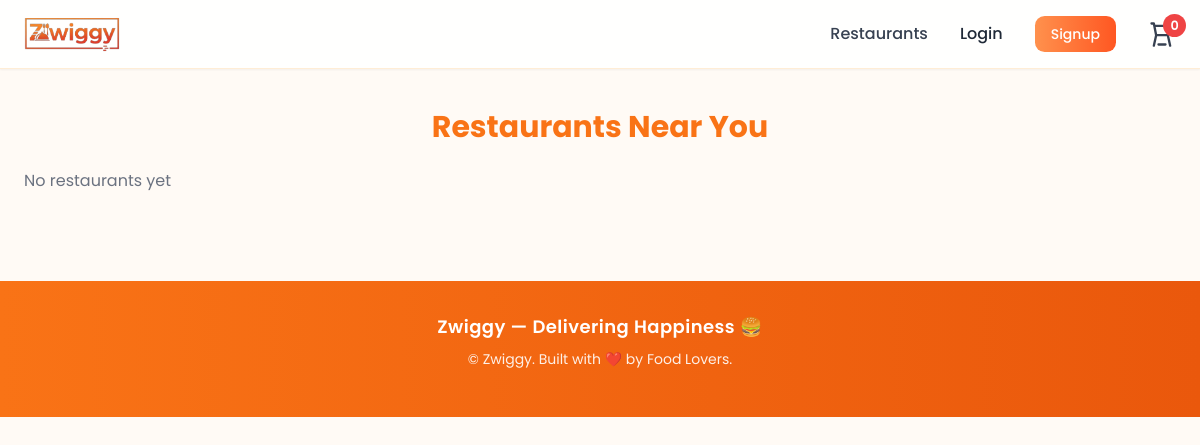
The app's page /restaurants/, older data.
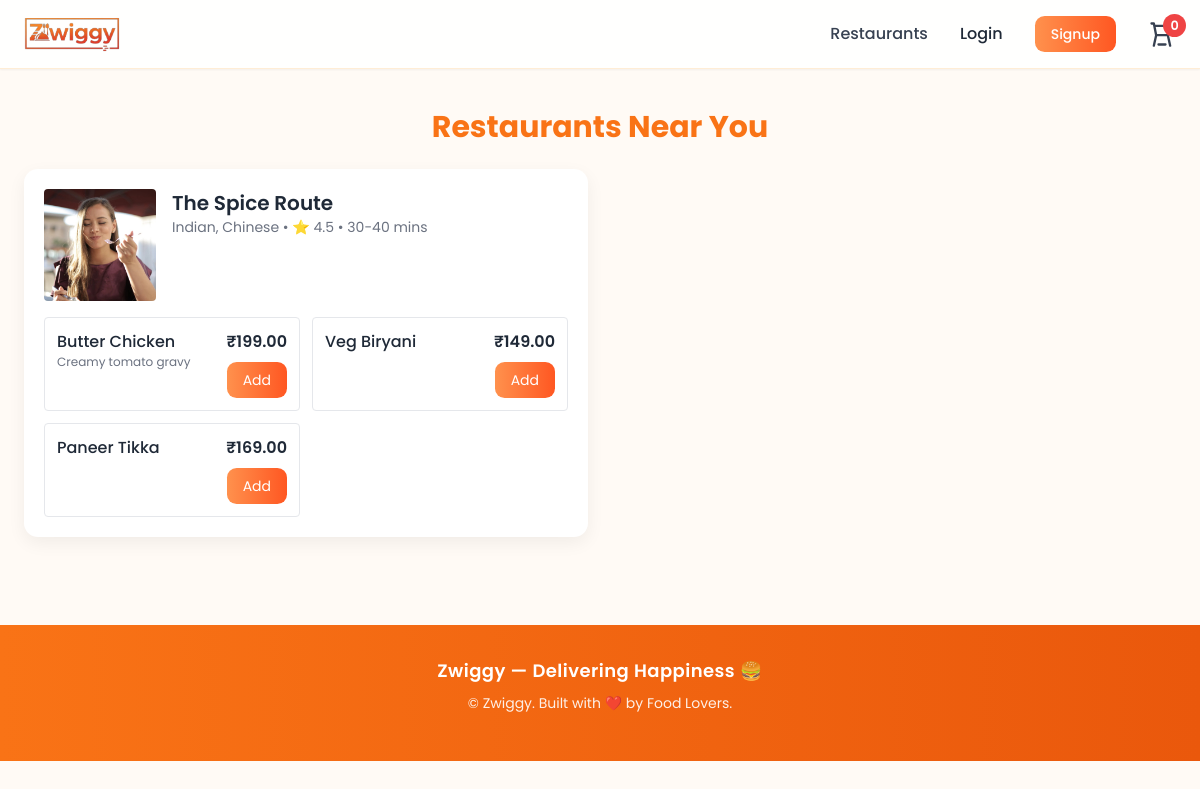
The same page, newer data.
### main/models.py (models this page shows, shortened)
class Restaurant(models.Model):
    name = models.CharField(max_length=150)
    cuisine = models.CharField(max_length=100, blank=True)
    rating = models.FloatField(default=4.0)
    delivery_time = models.CharField(max_length=30, default="30-40 mins")
    image = models.ImageField(upload_to='restaurants/', blank=True, null=True)

class MenuItem(models.Model):
    restaurant = models.ForeignKey(Restaurant, on_delete=models.CASCADE, related_name='menu_items')
    name = models.CharField(max_length=150)
    price = models.DecimalField(max_digits=8, decimal_places=2)
    description = models.TextField(blank=True)
    image = models.ImageField(upload_to='menu/', blank=True, null=True)

### main/views.py (the view)
# urls.py: path('restaurants/', views.restaurants, name='restaurants'),
def restaurants(request):
    restaurants = Restaurant.objects.prefetch_related('menu_items').all()
    cart_count = _get_cart_count(request)
    return render(request, 'main/restaurants.html', {
        'restaurants': restaurants,
        'cart_count': cart_count,
    })

### main/views.py (called while the page is built)
def _get_cart_count(request):
    if request.user.is_authenticated:
        return CartItem.objects.filter(user=request.user).aggregate(total=models.Sum('quantity'))['total'] or 0
    else:
        session_cart = request.session.get('cart', {})  # {item_id: qty}
        return sum(session_cart.values()) if session_cart else 0

### main/templates/main/restaurants.html (shortened to what this page needs)
{% extends 'main/base.html' %}
{% load static %}
{% block content %}
<h2 class="text-3xl font-bold text-orange-500 mb-6 text-center">Restaurants Near You</h2>
<div class="grid grid-cols-1 md:grid-cols-2 gap-6">
  {% for r in restaurants %}
  <div class="card bg-white p-5">
    <div class="flex gap-4">
      {% if r.image %}
        <img src="{{ r.image.url }}" class="w-28 h-28 object-cover rounded" alt="{{ r.name }}">
      {% else %}
        <img src="{% static 'main/images/placeholder.png' %}" class="w-28 h-28 object-cover rounded" alt="{{ r.name }}">
      {% endif %}
      <div>
        <h3 class="text-xl font-semibold">{{ r.name }}</h3>
        <p class="text-sm text-gray-500">{{ r.cuisine }} • ⭐ {{ r.rating }} • {{ r.delivery_time }}</p>
      </div>
    </div>
    {% if r.menu_items.all %}
      <div class="mt-4 grid grid-cols-1 sm:grid-cols-2 gap-3">
        {% for mi in r.menu_items.all %}
          <div class="p-3 rounded border">
            <div class="flex justify-between items-start">
              <div>
                <div class="font-medium">{{ mi.name }}</div>
                <div class="text-xs text-gray-500">{{ mi.description|truncatechars:60 }}</div>
              </div>
              <div class="text-right">
                <div class="font-semibold">₹{{ mi.price }}</div>
                <form action="{% url 'add_to_cart' mi.id %}" method="post" class="mt-2">
                  <button type="submit" class="text-sm btn-accent">Add</button>
                </form>
              </div>
            </div>
          </div>
        {% endfor %}
      </div>
    {% endif %}
  </div>
  {% empty %}
  <p class="text-gray-500">No restaurants yet</p>
  {% endfor %}
</div>
{% endblock %}

Row changes from the older to the newer data that the page shows:
added Restaurant: name "The Spice Route", cuisine "Indian, Chinese", rating "4.5", delivery_time "30-40 mins"
added MenuItem: name "Butter Chicken", description "Creamy tomato gravy", price "199.00"
added MenuItem: name "Veg Biryani", price "149.00"
added MenuItem: name "Paneer Tikka", price "169.00"
Text that changed along with them:
text no longer shown: "No restaurants yet"
